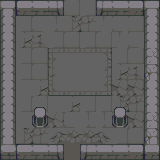

A 2D game scene composited from a Tiled map and its tileset images. What follows is a short description and the map's XML, with every tile layer's data as written:
An orthogonal 10x10 tile map with 16x16 px tiles, 4 tile layers (Suelo, Suelo Adornos, Paredes, Adornos) and 8 objects.

<map version="1.0" tiledversion="1.1.5" orientation="orthogonal" renderorder="right-down" width="10" height="10" tilewidth="16" tileheight="16" infinite="0" nextobjectid="12">
 <tileset firstgid="1" source="tiles_dungeon_v1.1.tsx" />
 <layer name="Suelo" width="10" height="10">
  <data encoding="csv">
1,1,1,1,1,1,1,1,1,1,
1,1,1,1,1,1,1,1,1,1,
1,1,1,1,1,1,1,1,1,1,
1,1,1,1,1,1,1,1,1,1,
1,1,1,1,1,1,1,1,1,1,
1,1,1,1,1,1,1,1,1,1,
1,1,1,1,1,1,1,1,1,1,
1,1,1,1,1,1,1,1,1,1,
1,1,1,1,1,1,1,1,1,1,
1,1,1,1,1,1,1,1,1,1
</data>
 </layer>
 <layer name="Suelo Adornos" width="10" height="10">
  <data encoding="csv">
0,0,0,0,32,31,0,0,0,0,
0,31,34,61,62,63,64,34,32,0,
0,2,3,31,32,31,32,64,34,0,
0,31,32,11,12,12,13,31,32,0,
0,31,32,41,42,42,43,2,3,0,
0,0,2,71,72,72,73,33,33,0,
0,31,32,0,2,31,31,62,63,0,
0,0,2,33,34,61,61,34,33,0,
0,62,63,6,7,7,8,31,32,0,
0,0,0,37,37,37,37,0,0,0
</data>
 </layer>
 <layer name="Paredes" width="10" height="10">
  <data encoding="csv">
303,272,273,317,0,0,289,273,274,303,
331,0,0,0,0,0,0,0,0,331,
331,0,0,0,0,0,0,0,0,331,
331,0,0,0,0,0,0,0,0,335,
331,0,0,0,0,0,0,0,0,365,
331,0,0,0,0,0,0,0,0,331,
331,0,0,0,0,0,0,0,0,331,
331,0,0,0,0,0,0,0,0,335,
331,0,0,0,0,0,0,0,0,365,
332,272,286,287,0,289,290,290,274,361
</data>
 </layer>
 <layer name="Adornos" width="10" height="10">
  <data encoding="csv">
0,0,0,0,0,0,0,0,0,0,
0,0,0,0,0,0,0,0,0,0,
0,0,0,0,0,0,0,0,0,0,
0,0,0,0,0,0,0,0,0,0,
0,0,0,0,0,0,0,0,0,0,
0,0,0,0,0,0,0,0,0,0,
0,0,388,0,0,0,0,388,0,0,
0,0,418,0,0,0,0,418,0,0,
0,0,0,0,0,0,0,0,0,0,
0,0,0,0,0,0,0,0,0,0
</data>
 </layer>
 <objectgroup name="Colisiones">
  <object id="1" x="-0.333333" y="0" width="16.3333" height="159.667" />
  <object id="2" x="143.667" y="0.333333" width="16" height="159" />
  <object id="3" x="95.8333" y="0" width="47.833" height="15.6667" />
  <object id="4" x="80.25" y="144" width="62.75" height="15.3333" />
  <object id="6" x="16.3333" y="144" width="47.3333" height="15.3333" />
  <object id="9" x="114.5" y="107.25" width="11.5" height="18.5" />
  <object id="10" x="34" y="107.25" width="11.5" height="18.5" />
  <object id="11" x="16.0909" y="0" width="47.8182" height="16" />
 </objectgroup>
</map>
